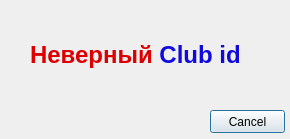
<?xml version="1.0" encoding="UTF-8"?>
<ui version="4.0">
 <class>Dialog</class>
 <widget class="QDialog" name="Dialog">
  <property name="geometry">
   <rect>
    <x>0</x>
    <y>0</y>
    <width>290</width>
    <height>139</height>
   </rect>
  </property>
  <property name="windowTitle">
   <string>Dialog</string>
  </property>
  <widget class="QPushButton" name="CancelButton">
   <property name="geometry">
    <rect>
     <x>210</x>
     <y>110</y>
     <width>75</width>
     <height>23</height>
    </rect>
   </property>
   <property name="text">
    <string>Cancel</string>
   </property>
  </widget>
  <widget class="QLabel" name="label">
   <property name="geometry">
    <rect>
     <x>30</x>
     <y>40</y>
     <width>241</width>
     <height>31</height>
    </rect>
   </property>
   <property name="text">
    <string>&lt;html&gt;&lt;head/&gt;&lt;body&gt;&lt;p&gt;&lt;span style=&quot; font-size:18pt; font-weight:600; color:#dd0000;&quot;&gt;Неверный &lt;/span&gt;&lt;span style=&quot; font-size:18pt; font-weight:600; color:#110add;&quot;&gt;Club id&lt;/span&gt;&lt;/p&gt;&lt;/body&gt;&lt;/html&gt;</string>
   </property>
  </widget>
 </widget>
 <resources/>
 <connections/>
</ui>
